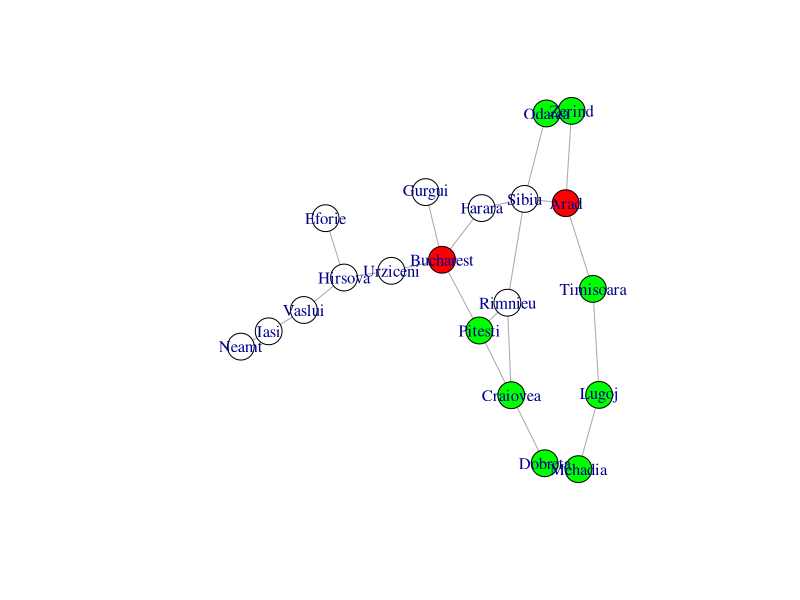

The R script that drew this image:
library(igraph)
library(stringr)
adjList<-list(c('Zerind','Timisoara','Sibiu'),c('Odarea','Arad'),c('Zerind','Sibiu'),c('Arad','Lugoj'),c('Timisoara','Mehadia'),c('Lugoj','Dobreta'),c('Mehadia','Craiovea'),c('Dobreta','Pitesti','Rimnieu'),c('Craiovea','Rimnieu','Bucharest'),c('Sibiu','Craiovea','Pitesti'),c('Arad','Odarea','Rimnieu','Farara'),c('Sibiu','Bucharest'),c('Farara','Pitesti','Urziceni','Gurgui'),c('Bucharest','Hirsova'),c('Urziceni','Vaslui','Eforie'),'Hirsova',c('Hirsova','Iasi'),c('Neamt','Vaslui'),'Iasi','Bucharest')
names(adjList)<-c('Arad','Zerind','Odarea','Timisoara','Lugoj','Mehadia','Dobreta','Craiovea','Pitesti','Rimnieu','Sibiu','Farara','Bucharest','Urziceni','Hirsova','Eforie','Vaslui','Iasi','Neamt','Gurgui')
graph<-stack(adjList)
#plot(g,directed=FALSE)
temp<-as.data.frame(graph)
x<-paste(temp$values,temp$ind,sep=",")
temp$y = unname(sapply(x, function(x) {
  paste(sort(str_trim(strsplit(x[1], ',')[[1]])), collapse=',')} ))
temp<-temp[!duplicated(temp$y), ]
print(temp)
temp<-temp[,-3]
print(temp)
dfs<-function(start,goal){
  open<-c()
  closed<-c()
  i<-1
  j<-1
  open[1]<-start
  while(!is.null(open[1])){
    n<-open[1]
    print(n)
    if(n==goal){
      closed[j]<-n
      open=open[-1]
      break
    }
    closed[j]<-open[i]
    V(temp)[open[i]]$color<-"red"
    j<-j+1
    count<-0
    neighbor=c()
    k<-1
    len<-length(adjList[open[i]][[1]])
    for(val in 1:len){
      neighbor[k]<-adjList[open[i]][[1]][val]
      k<-k+1
    }
    cat("Neighbors of  ",open[i],"are ",neighbor,"\n")
    neighbor<-neighbor[!neighbor %in% open]
    neighbor<-neighbor[!neighbor %in% closed]
    open<-append(neighbor,open)
    open<-open[-(length(neighbor)+1)]
  }
  return(closed)
}
temp<-graph.data.frame(temp,directed=FALSE)
k1<-dfs('Arad','Bucharest')
print(k1)
for(i in 1:length(k1))
{
  V(temp)[k1[i]]$color<-"green"
}
V(temp)["Arad"]$color<-"red"
V(temp)["Bucharest"]$color<-"red"
plot(temp)